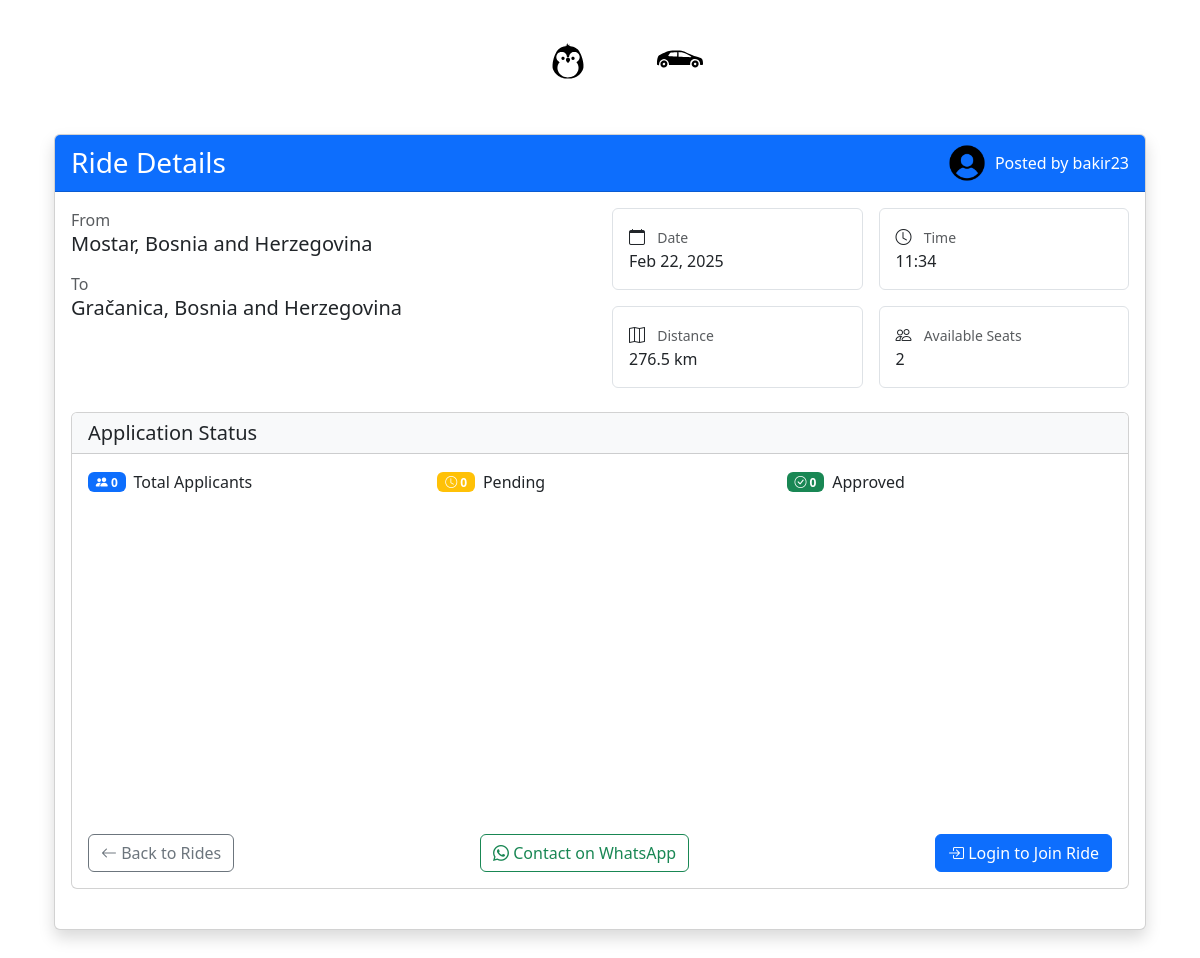
/rides/apply_for_ride/18/, run on the app's committed database.
### base/models.py (models this page shows)
class User(AbstractUser):
    level = models.ForeignKey(UserLevel, on_delete=models.SET_NULL, null=True)
    km_passed = models.IntegerField(default=0)
    number_of_rides = models.IntegerField(default=0)
    profile_description = models.TextField(blank=True, null=True)
    phone_number_user = models.TextField(
        null=True,
        blank=True,
        default='387603067074',
        unique=False  # Explicitly set unique=False
    )
    path_to_profile_picture = models.CharField(default = "", max_length=20, null=True)
    class Meta:
        verbose_name = 'User'
        verbose_name_plural = 'Users'

class Ride(models.Model):
    start = models.CharField(max_length=50)
    end = models.CharField (max_length=50)
    distance = models.DecimalField(max_digits=10, decimal_places=2, default=0.00)
    travelers = models.IntegerField(default=1)
    duration = models.DurationField(null=True, blank=True)
    created_on = models.DateTimeField(default=timezone.now)  # Changed from auto_now_add
    start_date = models.DateTimeField(default=timezone.now)
    origin_place_id = models.CharField(max_length=255, null=True)
    origin_latitude = models.FloatField(default=0)
    origin_longitude = models.FloatField(default=0)
    destination_place_id = models.CharField(max_length=255, null=True)
    destination_latitude = models.FloatField(default=0)
    destination_longitude = models.FloatField(default=0)
    distance_km = models.FloatField(default=0)
    duration_text = models.CharField(max_length=100, null=True)
    selected_route_index = models.IntegerField(default=0)
    selected_route_polyline = models.TextField(default='')

### rides/views.py (the view)
# urls.py: path('apply_for_ride/<int:ride_id>/', ApplyForRideView.as_view(), name='apply_for_ride'),
class ApplyForRideView(DetailView):
    model = Ride
    template_name = 'apply.html'
    context_object_name = 'ride'
    pk_url_kwarg = 'ride_id'
    def get_object(self):
        return Ride.objects.annotate(
            applicant_count=Count('applications'),
            pending_count=Count('applications', filter=Q(applications__status='PENDING')),
            approved_count=Count('applications', filter=Q(applications__status='APPROVED'))
        ).get(pk=self.kwargs['ride_id'])
    def get_context_data(self, **kwargs):
        context = super().get_context_data(**kwargs)
        ride = self.get_object()
        print(f"DEBUG: Ride ID: {ride.id}")
        print(f"DEBUG: Applicant count: {ride.applicant_count}")
        print(f"DEBUG: Pending count: {ride.pending_count}")
        print(f"DEBUG: Approved count: {ride.approved_count}")
        driver_association = ride.riders.filter(is_driver=True).first()
        if driver_association:
            context['driver'] = driver_association.user
        else:
            context['driver'] = None
        return context

### rides/templates/apply.html (shortened to what this page needs)
{% extends 'base.html' %}
{% load static %}
{% block content %}
<div class="container py-4">
    <div class="card shadow">
        <div class="card-header bg-primary text-white d-flex justify-content-between align-items-center">
            <h3 class="mb-0">Ride Details</h3>
            <div class="d-flex align-items-center">
                {% if driver.path_to_profile_picture %}
                <img src="{% static 'base/profile_pictures/'|add:driver.path_to_profile_picture|default:'base/profile_pictures/default_avatar.png' %}"
                class="rounded-circle me-2"
                width="40"
                height="40"
                alt="Driver photo">
                {% else %}
                <img src="{% static 'base/profile_pictures/default_picture.png' %}"
                class="rounded-circle me-2"
                width="40"
                height="40"
                alt="Driver photo">
                {% endif %}
                <span>Posted by {{ driver.username }}</span>
            </div>
        </div>
        <div class="card-body">
            <div class="row mb-4">
                <div class="col-md-6">
                    <div class="mb-3">
                        <label class="text-muted">From</label>
                        <h5>{{ ride.start }}</h5>
                    </div>
                    <div>
                        <label class="text-muted">To</label>
                        <h5>{{ ride.end }}</h5>
                    </div>
                </div>
                <div class="col-md-6">
                    <div class="row g-3">
                        <div class="col-6">
                            <div class="p-3 border rounded">
                                <i class="bi bi-calendar me-2"></i>
                                <small class="text-muted">Date</small>
                                <div>{{ ride.start_date|date:"M d, Y" }}</div>
                            </div>
                        </div>
                        <div class="col-6">
                            <div class="p-3 border rounded">
                                <i class="bi bi-clock me-2"></i>
                                <small class="text-muted">Time</small>
                                <div>{{ ride.start_date|time:"H:i" }}</div>
                            </div>
                        </div>
                        <div class="col-6">
                            <div class="p-3 border rounded">
                                <i class="bi bi-map me-2"></i>
                                <small class="text-muted">Distance</small>
                                <div>{{ ride.distance_km|floatformat:1 }} km</div>
                            </div>
                        </div>
                        <div class="col-6">
                            <div class="p-3 border rounded">
                                <i class="bi bi-people me-2"></i>
                                <small class="text-muted">Available Seats</small>
                                <div>{{ ride.travelers }}</div>
                            </div>
                        </div>
                    </div>
                </div>
            </div>
            <div class="row mb-4">
                <div class="col-12">
                    <div class="card">
                        <div class="card-header bg-light">
                            <h5 class="mb-0">Application Status</h5>
                        </div>
                        <div class="card-body">
                            <div class="row">
                                <div class="col-md-4">
                                    <div class="d-flex align-items-center mb-3">
                                        <div class="badge bg-primary me-2">
                                            <i class="bi bi-people-fill"></i>
                                            {{ ride.applicant_count }}
                                        </div>
                                        <span>Total Applicants</span>
                                    </div>
                                </div>
                                <div class="col-md-4">
                                    <div class="d-flex align-items-center mb-3">
                                        <div class="badge bg-warning me-2">
                                            <i class="bi bi-clock"></i>
                                            {{ ride.pending_count }}
                                        </div>
                                        <span>Pending</span>
                                    </div>
                                </div>
                                <div class="col-md-4">
                                    <div class="d-flex align-items-center mb-3">
                                        <div class="badge bg-success me-2">
                                            <i class="bi bi-check-circle"></i>
                                            {{ ride.approved_count }}
                                        </div>
                                        <span>Approved</span>
                                    </div>
                                </div>
                            </div>
            <div class="mb-4">
                <div id="map" style="height: 300px;" class="rounded"></div>
            </div>
                    <div class="d-flex justify-content-between align-items-center">
            <a href="{% url 'rides' %}" class="btn btn-outline-secondary">
                <i class="bi bi-arrow-left"></i> Back to Rides
            </a>
            <a href="https://wa.me/{{ driver.phone_number_user }}?text=Hi%20there!%20I%20would%20like%20to%20know%20more%20about%20your%20services."
                target="_blank"
                class="btn btn-outline-success">
                    <i class="bi bi-whatsapp"></i> Contact on WhatsApp
                </a>
            <form method="post" class="d-inline">
                {% if user.is_authenticated %}
                <button type="button" class="btn btn-success" data-bs-toggle="modal" data-bs-target="#joinRideConfirmModal">
                    <i class="bi bi-check-lg"></i> Join This Ride
                </button>
            {% else %}
                <a href="{% url 'login:login' %}?next={{ request.path }}" class="btn btn-primary">
                    <i class="bi bi-box-arrow-in-right"></i> Login to Join Ride
                </a>
            {% endif %}
            </form>
        </div>
        </div>
    </div>
</div>
<link rel="stylesheet" href="https://cdn.jsdelivr.net/npm/bootstrap-icons@1.11.1/font/bootstrap-icons.css">
{% endblock %}

### base/templates/base.html (style rules this page uses)
body { background-color: #ffffff; min-height: 100vh; padding: 10px; }

### data on the page
User: username "bakir23"
Ride: start "Mostar, Bosnia and Herzegovina", end "Gračanica, Bosnia and Herzegovina", start_date "Feb 22, 2025", start_date "11:34", distance_km "276.5", travelers "2", applicant_count "0", pending_count "0", approved_count "0"
